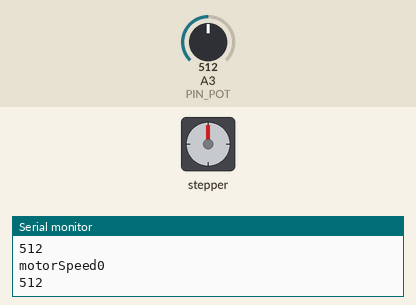
Simulated run of this sketch. Board: Arduino Uno, built with avr-gcc and run on an emulated ATmega328P. Shown: stepper motor, the last lines printed to the serial monitor. The test bench sets the inputs (shaded band); at power-on: A3 (PIN_POT) = 512. Stepper angles assume 10000 steps per turn.

Above: at 1.2 s.
1.3 s: A3 (PIN_POT) set to 559
At 1.48 s:
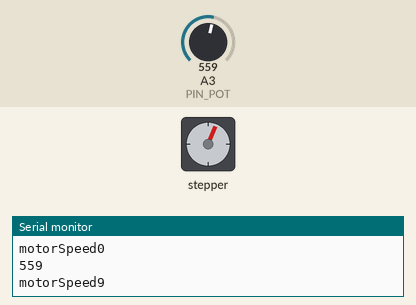
4.3 s: A3 (PIN_POT) set to 530
7.3 s: A3 (PIN_POT) set to 550
At 8.99 s:
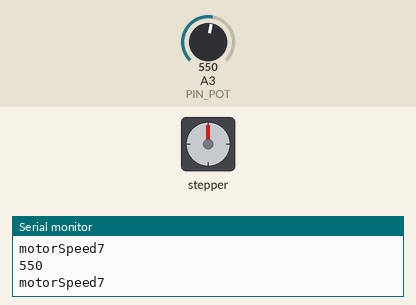
10.3 s: A3 (PIN_POT) set to 450
13.3 s: A3 (PIN_POT) set to 475
At 14.2 s:
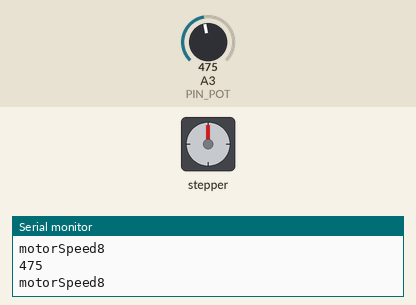
14.8 s: A3 (PIN_POT) set to 306
At 14.97 s:
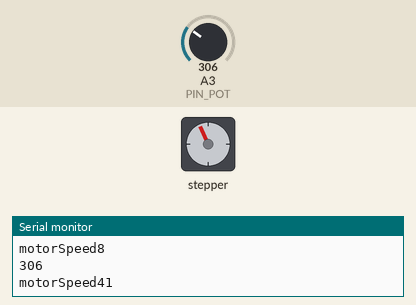
Timing chart, 0 to 65.3 s (numbered marks = the images above; inputs shaded):
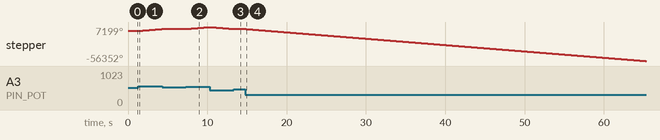

Measured:
- the behaviour switches between 540 and 541 on A3 (PIN_POT) (found by bisection; images 0 and 1)
- after the input at 1.3 s, stepper: keeps turning clockwise at about 1196°/s, starting at once
- after the input at 7.3 s, stepper: keeps turning clockwise at about 1196°/s, starting at once
- after the input at 13.3 s, stepper: goes on until 13.4 s, then stays 3600°
- after the input at 14.8 s, stepper: keeps turning counter-clockwise at about 1188°/s, starting at once

The sketch:

PCI_Folha9_Exercicio2_2.ino
```cpp
/* Grupo 3D - Joana Leiria, Jorge Silva
   PCI - Folha 9 - Exercicio 2 - Controlar velocidade de um motor com um potenciometro

   Descricao:
   Este script foi criado para variar a velocidade de um motor de passo em funcao da posição de um
   potenciometro (ligado à porta A3).
   Quando o potenciometro esta' a meio, paramos o motor. Se rodamos o potenciometro para a direita
   o motor roda mais depressa no sentido dos ponteiros do relogio. Se rodarmos para a esquerda
   roda mais depressa em CCW.
   O programa le um numero 'm' da porta A3, e através da funcao map() convertemos esse numero para uma
   velocidade tal que (para o ADC de 10 bits, e uma tolerancia na posicao do potenciometro de 40):
   - m < 460 : roda no sentido contrario ao ponteiro do relogio
   - m > 540 : roda no sentido dos ponteiros do relogio
   - 460 < m < 540 : para

   Codigo baseado em:
   https://www.arduino.cc/en/reference/stepper - biblioteca para o motor de passo
*/

//Motor de passo
#include <Stepper.h> // biblioteca do motor de passo
const int stepsPerRevolution = 10000;  // change this to fit the number of steps per revolution


// inicializar o motor para as entradas digitais 2,3,4 e 5
Stepper myStepper(stepsPerRevolution, 10, 12, 11, 13);

//Potencionmetro
const int PIN_POT = A3;

void setup() {
  Serial.begin(9600);
}

void loop(){

  int m_potenciometro = analogRead(PIN_POT); // lemos o valor do potenciometro
  Serial.println(m_potenciometro);

  // mapear a velocidade: um numero entre 0 e 1023 lido pelo ADC, para uma velocidade entre -100 e 100
  int motorSpeed = map(m_potenciometro, 0, 1023, -100, 100);
  motorSpeed = abs(motorSpeed); // a funcao setSpeed() so' aceita valores positivos;
  myStepper.setSpeed(200); // mudamos a velocidade do motor
  Serial.print("motorSpeed");
  Serial.println(motorSpeed);

  if (m_potenciometro < 460) {
    myStepper.step(-stepsPerRevolution);
    //myStepper.step(1);
  }
  else if (m_potenciometro > 540) {
    myStepper.step(stepsPerRevolution);
    //myStepper.step(1);
  }
  else {
    myStepper.step(0);
  }

}
```
